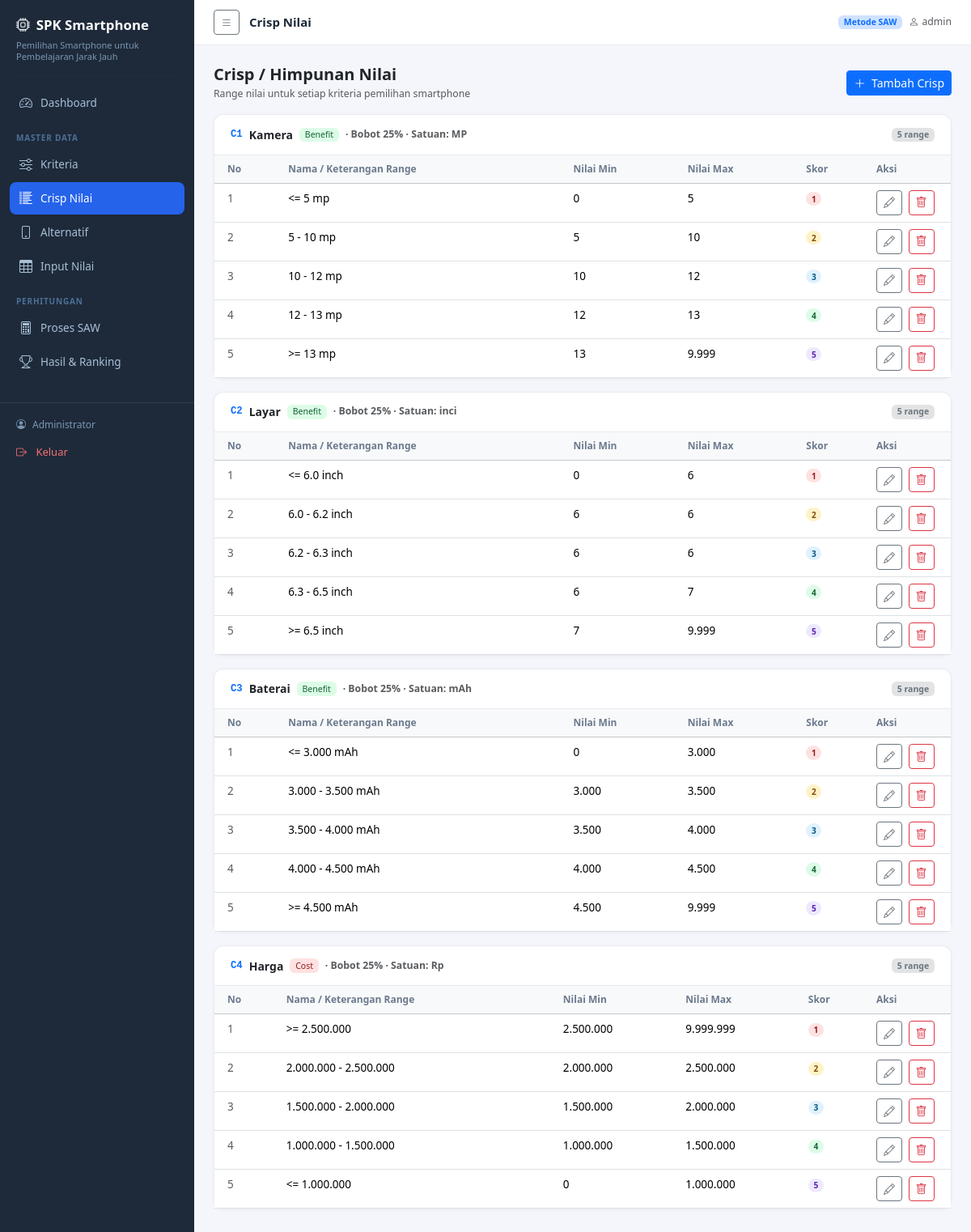
The app's page /pages/crisp.php (signed in) with its own data.
### tables this page shows
CREATE TABLE kriteria (
    id INT AUTO_INCREMENT PRIMARY KEY,
    kode VARCHAR(10) NOT NULL UNIQUE,
    nama VARCHAR(100) NOT NULL,
    tipe ENUM('benefit','cost') NOT NULL,
    bobot DECIMAL(5,4) NOT NULL,
    satuan VARCHAR(50),
    created_at TIMESTAMP DEFAULT CURRENT_TIMESTAMP
);

CREATE TABLE crisp (
    id INT AUTO_INCREMENT PRIMARY KEY,
    kriteria_id INT NOT NULL,
    nama_range VARCHAR(200) NOT NULL,
    nilai_min DECIMAL(15,4) NOT NULL,
    nilai_max DECIMAL(15,4) NOT NULL,
    skor INT NOT NULL,
    FOREIGN KEY (kriteria_id) REFERENCES kriteria(id) ON DELETE CASCADE
);

### config/database.php (called while the page is built, shortened)
<?php
function getDB(): PDO {
    static $pdo = null;
    if ($pdo === null) {
        try {
            $dsn = "mysql:host=" . DB_HOST . ";port=" . DB_PORT . ";dbname=" . DB_NAME . ";charset=utf8mb4";
            $pdo = new PDO($dsn, DB_USER, DB_PASS, [
                PDO::ATTR_ERRMODE            => PDO::ERRMODE_EXCEPTION,
                PDO::ATTR_DEFAULT_FETCH_MODE => PDO::FETCH_ASSOC,
                PDO::ATTR_EMULATE_PREPARES   => false,
            ]);
        } catch (PDOException $e) {
            die(json_encode(['error' => 'Koneksi database gagal: ' . $e->getMessage()]));
        }
    }
    return $pdo;
}

### includes/SAW.php (called while the page is built, shortened)
<?php
require_once __DIR__ . '/../config/database.php';
class SAW {
    private PDO $db;
    public function __construct() {
        $this->db = getDB();
    }
    public function getAllKriteria(): array {
        return $this->db->query("SELECT * FROM kriteria ORDER BY kode")->fetchAll();
    }
    public function getAllCrisp(): array {
        return $this->db->query("
            SELECT c.*, k.nama AS kri_nama, k.kode AS kri_kode, k.satuan
            FROM crisp c JOIN kriteria k ON k.id=c.kriteria_id
            ORDER BY k.kode, c.skor
        ")->fetchAll();
    }
}

### pages/crisp.php (the view, shortened to what this page needs)
<?php
require_once __DIR__ . '/../includes/SAW.php';
$saw = new SAW();
$allCrisp  = $saw->getAllCrisp();
$kriteria  = $saw->getAllKriteria();
$crispGrouped = [];
foreach ($allCrisp as $c) {
    $crispGrouped[$c['kriteria_id']][] = $c;
}
include __DIR__ . '/../includes/header.php';
?>
<div class="d-flex justify-content-between align-items-center mb-3">
    <div>
        <h5 class="mb-0 fw-600">Crisp / Himpunan Nilai</h5>
        <small class="text-muted">Range nilai untuk setiap kriteria pemilihan smartphone</small>
    </div>
    <button class="btn btn-primary btn-sm" data-bs-toggle="modal" data-bs-target="#modalTambah">
        <i class="bi bi-plus-lg me-1"></i> Tambah Crisp
    </button>
</div>
<?php if (empty($kriteria)): ?>
<div class="card">
    <div class="card-body text-center py-5 text-muted">
        <i class="bi bi-exclamation-circle display-4 d-block mb-3"></i>
        Tambahkan kriteria terlebih dahulu sebelum mengisi crisp.
        <br><a href="kriteria.php" class="btn btn-outline-primary mt-3">Kelola Kriteria</a>
    </div>
</div>
<?php else: ?>
<?php foreach ($kriteria as $k): ?>
<div class="card mb-3">
    <div class="card-header d-flex align-items-center justify-content-between">
        <div class="d-flex align-items-center gap-2">
            <code class="text-primary fw-bold"><?= htmlspecialchars($k['kode']) ?></code>
            <span class="fw-500"><?= htmlspecialchars($k['nama']) ?></span>
            <span class="badge <?= $k['tipe']==='benefit'?'badge-benefit':'badge-cost' ?>">
                <?= ucfirst($k['tipe']) ?>
            </span>
            <span class="text-muted small">· Bobot <?= number_format($k['bobot']*100,0) ?>% · Satuan: <?= htmlspecialchars($k['satuan']) ?></span>
        </div>
        <span class="badge bg-secondary-subtle text-secondary">
            <?= count($crispGrouped[$k['id']] ?? []) ?> range
        </span>
    </div>
    <div class="card-body p-0">
        <?php if (empty($crispGrouped[$k['id']])): ?>
        <div class="text-center py-4 text-muted small">Belum ada data crisp untuk kriteria ini.</div>
        <?php else: ?>
        <div class="table-responsive">
            <table class="table table-hover mb-0" style="font-size:13.5px">
                <thead class="table-light">
                    <tr>
                        <th class="ps-3">No</th>
                        <th>Nama / Keterangan Range</th>
                        <th>Nilai Min</th>
                        <th>Nilai Max</th>
                        <th>Skor</th>
                        <th style="width:100px">Aksi</th>
                    </tr>
                </thead>
                <tbody>
                    <?php foreach ($crispGrouped[$k['id']] as $i => $c): ?>
                    <tr>
                        <td class="ps-3 text-muted"><?= $i+1 ?></td>
                        <td class="fw-500"><?= htmlspecialchars($c['nama_range']) ?></td>
                        <td><?= number_format($c['nilai_min'],0,'.','.') ?></td>
                        <td><?= number_format($c['nilai_max'],0,'.','.') ?></td>
                        <td>
                            <span class="badge rounded-pill"
                                style="background:<?= ['#fee2e2','#fef3c7','#e0f2fe','#dcfce7','#ede9fe'][$c['skor']-1]??'#f1f5f9' ?>;
                                       color:<?= ['#991b1b','#854d0e','#075985','#166534','#5b21b6'][$c['skor']-1]??'#475569' ?>">
                                <?= $c['skor'] ?>
                            </span>
                        </td>
                        <td>
                            <button class="btn btn-sm btn-outline-secondary btn-edit me-1"
                                data-id="<?= $c['id'] ?>"
                                data-nama="<?= htmlspecialchars($c['nama_range']) ?>"
                                data-min="<?= $c['nilai_min'] ?>"
                                data-max="<?= $c['nilai_max'] ?>"
                                data-skor="<?= $c['skor'] ?>">
                                <i class="bi bi-pencil"></i>
                            </button>
                            <form method="POST" class="d-inline">
                                <button type="submit" class="btn btn-sm btn-outline-danger btn-hapus">
                                    <i class="bi bi-trash"></i>
                                </button>
                            </form>
                        </td>
                    </tr>
                    <?php endforeach; ?>
                </tbody>
            </table>
        </div>
        <?php endif; ?>
    </div>
</div>
<?php endforeach; ?>
<?php endif; ?>
<?php
include __DIR__ . '/../includes/footer.php';
?>

### assets/css/style.css (style rules this page uses)
:root { --sidebar-width: 240px; --topbar-height: 56px; --sidebar-bg: #1e2a3a; --sidebar-hover: rgba(255,255,255,.07); --sidebar-active: #2563eb; --primary: #2563eb; }
body { background: #f4f6fb; font-size: 14px; }
.card { border: 1px solid #e8eaf0; border-radius: 12px; box-shadow: 0 1px 4px rgba(0,0,0,.04); }
.card-header { background: #fff; border-bottom: 1px solid #e8eaf0; border-radius: 12px 12px 0 0 !important; padding: .85rem 1.25rem; font-weight: 600; font-size: 14px; }
.table { font-size: 13.5px; }
.table th { font-size: 12px; font-weight: 600; color: #6b7a8d; white-space: nowrap; }
.badge-benefit { background: #dcfce7; color: #166534; font-weight: 500; }
.badge-cost { background: #fee2e2; color: #991b1b; font-weight: 500; }
.fw-600 { font-weight: 600; }

### records on screen
kriteria: kode "C1", nama "Kamera", tipe "Benefit", $k['bobot']*100 "25", satuan "MP", id "5"
crisp: nama_range "<= 5 mp", nilai_min "0", nilai_max "5", skor "1"
crisp: nama_range "5 - 10 mp", nilai_min "5", nilai_max "10", skor "2"
crisp: nama_range "10 - 12 mp", nilai_min "10", nilai_max "12", skor "3"
crisp: nama_range "12 - 13 mp", nilai_min "12", nilai_max "13", skor "4"
crisp: nama_range ">= 13 mp", nilai_min "13", nilai_max "9.999", skor "5"
kriteria: kode "C2", nama "Layar", tipe "Benefit", $k['bobot']*100 "25", satuan "inci", id "5"
crisp: nama_range "<= 6.0 inch", nilai_min "0", nilai_max "6", skor "1"
crisp: nama_range "6.0 - 6.2 inch", nilai_min "6", nilai_max "6", skor "2"
crisp: nama_range "6.2 - 6.3 inch", nilai_min "6", nilai_max "6", skor "3"
crisp: nama_range "6.3 - 6.5 inch", nilai_min "6", nilai_max "7", skor "4"
crisp: nama_range ">= 6.5 inch", nilai_min "7", nilai_max "9.999", skor "5"
kriteria: kode "C3", nama "Baterai", tipe "Benefit", $k['bobot']*100 "25", satuan "mAh", id "5"
crisp: nama_range "<= 3.000 mAh", nilai_min "0", nilai_max "3.000", skor "1"
crisp: nama_range "3.000 - 3.500 mAh", nilai_min "3.000", nilai_max "3.500", skor "2"
crisp: nama_range "3.500 - 4.000 mAh", nilai_min "3.500", nilai_max "4.000", skor "3"
crisp: nama_range "4.000 - 4.500 mAh", nilai_min "4.000", nilai_max "4.500", skor "4"
crisp: nama_range ">= 4.500 mAh", nilai_min "4.500", nilai_max "9.999", skor "5"
kriteria: kode "C4", nama "Harga", tipe "Cost", $k['bobot']*100 "25", satuan "Rp", id "5"
crisp: nama_range ">= 2.500.000", nilai_min "2.500.000", nilai_max "9.999.999", skor "1"
crisp: nama_range "2.000.000 - 2.500.000", nilai_min "2.000.000", nilai_max "2.500.000", skor "2"
crisp: nama_range "1.500.000 - 2.000.000", nilai_min "1.500.000", nilai_max "2.000.000", skor "3"
crisp: nama_range "1.000.000 - 1.500.000", nilai_min "1.000.000", nilai_max "1.500.000", skor "4"
crisp: nama_range "<= 1.000.000", nilai_min "0", nilai_max "1.000.000", skor "5"

### other values on screen
$_SESSION['nama_lengkap'] "Administrator"
$pageTitle "Crisp Nilai"
$_SESSION['username'] "admin"
